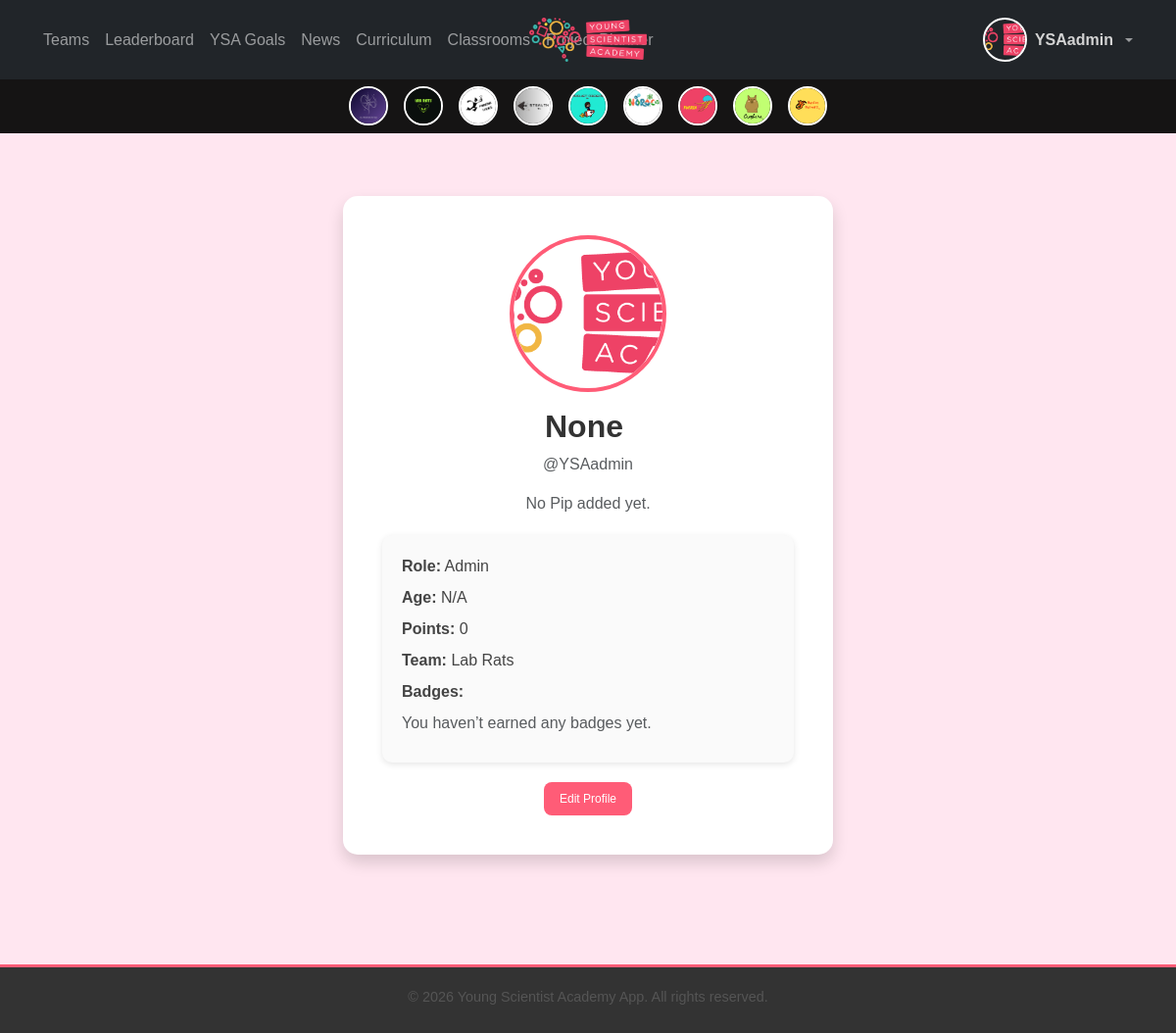
/users/profile/ (signed in), run on the app's committed database.
### users/models.py (models this page shows, shortened)
class CustomUser(AbstractUser):
    team = models.ForeignKey(
        'teams.Team', on_delete=models.SET_NULL, null=True, blank=True, related_name="users_team"
    )
    team_join_deadline = models.DateField(null=True, blank=True)
    ROLE_CHOICES = [
        ('admin', 'Admin'),
        ('teacher', 'Teacher'),
        ('student', 'Student'),
    ]
    LEVEL_CHOICES = [
        ('explorer', 'Explorer'),
        ('ambassador', 'Ambassador'),
    ]
    role = models.CharField(max_length=20, choices=ROLE_CHOICES)
    level = models.CharField(max_length=20, choices=LEVEL_CHOICES, blank=True, null=True)  # only for students
    is_approved = models.BooleanField(default=False)
    profile_completed = models.BooleanField(default=False)  # new field to track completions
    ysa_way_passed = models.BooleanField(default=False)

class Profile(models.Model):
    user = models.OneToOneField(User, on_delete=models.CASCADE, related_name="profile")
    points = models.PositiveIntegerField(default=0)
    points_transferred = models.PositiveIntegerField(default=0)
    team = models.ForeignKey(Team, null=True, blank=True, on_delete=models.SET_NULL, related_name="team_profile")
    team_joined = models.BooleanField(default=False)
    join_deadline = models.DateField(null=True, blank=True)
    first_name = models.CharField(max_length=50, blank=True, null=True)
    last_name = models.CharField(max_length=50, blank=True, null=True)
    school = models.CharField(max_length=100, blank=True, null=True)
    age = models.PositiveIntegerField(blank=True, null=True)
    profile_completed = models.BooleanField(default=False)
    created_at = models.DateTimeField(auto_now_add=True)
    updated_at = models.DateTimeField(auto_now=True)
    avatar = models.ImageField(upload_to="avatars/", blank=True, null=True)  # Uploaded avatar
    generated_avatar = models.ImageField(upload_to="generated_avatars/", blank=True, null=True)  # SVG avatar
    pip_quote = models.CharField(max_length=150, blank=True, null=True, help_text="A pip for your profile!")
    background_color = models.CharField(
        max_length=20, choices=[(tag.name, tag.value) for tag in pa.BackgroundColor], default="WHITE"
    )
    hair_type = models.CharField(
        max_length=30, choices=[(tag.name, tag.value) for tag in pa.HairType], default="BOB"
    )
    hair_color = models.CharField(
        max_length=20, choices=[(tag.name, tag.value) for tag in pa.HairColor], default="BROWN"
    )
    eye_type = models.CharField(
        max_length=20, choices=[(tag.name, tag.value) for tag in pa.EyeType], default="DEFAULT"
    )
    mouth_type = models.CharField(
        max_length=20, choices=[(tag.name, tag.value) for tag in pa.MouthType], default="SMILE"
    )
    accessory = models.CharField(
        max_length=20, choices=[(tag.name, tag.value) for tag in pa.AccessoryType], default="NONE"
    )
    clothing = models.CharField(
        max_length=30, choices=[(tag.name, tag.value) for tag in pa.ClothingType], default="HOODIE"
    )
    clothing_color = models.CharField(
        max_length=20, choices=[(tag.name, tag.value) for tag in pa.ClothingColor], default="PASTEL_GREEN"
    )
    shirt_text = models.CharField(max_length=20, blank=True, null=True)
    @property
    def short_name(self):
        if self.last_name:
            return f"{self.first_name} {self.last_name[0]}"
        return self.first_name

### teams/models.py (models this page shows, shortened)
class Team(models.Model):
    name = models.CharField(max_length=100, unique=True)
    logo = models.ImageField(upload_to="team_logos/", blank=True, null=True)
    members = models.ManyToManyField(
        settings.AUTH_USER_MODEL, related_name='teams_members', blank=True
    )
    created_at = models.DateTimeField(auto_now_add=True)
    description = models.TextField(blank=True)
    max_members = models.IntegerField(default=15)
    class Meta:
        ordering = ["-created_at"]
        verbose_name = "Team"
        verbose_name_plural = "Teams"
    @property
    def total_points(self):
        return self.team_points_from_teams_app.aggregate(
            total_points=Sum("points_earned")
        )["total_points"] or 0
    def get_logo_url(self):
        if self.logo:
            return self.logo.url
        filename_png = f"{self.name.lower().replace(' ', '_')}.png"
        filename_jpg = f"{self.name.lower().replace(' ', '_')}.jpg"
        if os.path.exists(os.path.join(settings.MEDIA_ROOT, "team_logos", filename_png)):
            return settings.MEDIA_URL + "team_logos/" + filename_png
        if os.path.exists(os.path.join(settings.MEDIA_ROOT, "team_logos", filename_jpg)):
            return settings.MEDIA_URL + "team_logos/" + filename_jpg
        return settings.STATIC_URL + "default_team_logo.png"

### users/views.py (the view, shortened to what this page needs)
# urls.py: path('profile/', views.profile_view, name='profile'),
@login_required
def profile_view(request):
    profile = Profile.objects.get(user=request.user)
    total_points = Points.objects.filter(user=request.user).aggregate(total=Sum("points_earned"))["total"] or 0
    BADGE_STYLES = {
            "🎯 1 Point Club": {"emoji": "🎯", "tier": "bronze"},
            "🔥 2 Point Milestone": {"emoji": "🔥", "tier": "silver"},
            "🏆 5 Point Achiever": {"emoji": "🏆", "tier": "gold"},
        }
    badges_raw = UserBadge.objects.filter(user=request.user).order_by('-awarded_at')
    badges = []
    return render(request, 'profile.html', {
        'profile': profile,
        'points': total_points,
        'badges': badges
        })

### teams/context_processors.py (called while the page is built)
def team_logos(request):
    teams = list(Team.objects.all())  # Convert QuerySet to list
    teams.sort(key=lambda team: team.total_points, reverse=True)  # Sort manually  # ✅ Order by team ranking
    return {'teams': teams}

### users/templates/profile.html (shortened to what this page needs)
{% extends 'core/base.html' %}
{% load static %}
{% block content %}
<div class="profile-container">
    <div class="profile-card">
        <div class="avatar-bubble-wrapper position-relative d-flex flex-column align-items-center mb-3">
            {% if profile.avatar %}
                <img src="{{ profile.avatar.url }}" alt="User Avatar" class="profile-avatar">
            {% elif profile.generated_avatar %}
                <img src="{{ profile.generated_avatar.url }}" alt="Generated Avatar" class="profile-avatar">
            {% else %}
                <img src="{% static 'images/logo.png' %}" alt="Default Avatar" class="profile-avatar">
            {% endif %}
        </div>
        <h2 class="fw-bold text-center d-flex justify-content-center align-items-center gap-2">
            {{ profile.short_name }}
        </h2>
        <p class="text-muted text-center">@{{ user.username }}</p>
        {% if not user.profile.pip_quote %}
            <p class="text-muted text-center">No Pip added yet.</p>
        {% endif %}
        <div class="profile-details">
            <p><strong>Role:</strong> {{ profile.user.get_role_display }}</p>
            <p><strong>Age:</strong> {{ profile.age|default:"N/A" }}</p>
            <p><strong>Points:</strong> {{ points }}</p>
            <p><strong>Team:</strong>
                {% if user.team %}{{ user.team.name }}
                {% else %}<span class="text-danger">No team joined yet.</span>
                {% endif %}
            </p>
            <p><strong>Badges:</strong></p>
            {% if badges %}
                <ul class="badge-list" style="padding-left: 1rem; margin-top: 0.25rem;">
                    {% for badge in badges %}
                        <li class="badge-item badge-{{ badge.tier }}">
                            <span class="badge-emoji">{{ badge.emoji }}</span>
                            <span class="badge-name">{{ badge.name }}</span>
                            <small class="text-muted">(earned {{ badge.awarded_at|date:"M d, Y" }})</small>
                        </li>
                    {% endfor %}
                </ul>
            {% else %}
                <p class="text-muted">You haven’t earned any badges yet.</p>
            {% endif %}
        </div>
        <a href="{% url 'users:edit_profile' %}" class="profile-edit-btn">Edit Profile</a>
    </div>
</div>
{% endblock %}

### core/templates/core/base.html (shortened to what this page needs)
{% load static %}
<!DOCTYPE html>
<html lang="en">
<head>
    <link href="https://cdn.jsdelivr.net/npm/bootstrap@5.3.0/dist/css/bootstrap.min.css" rel="stylesheet">
    <link rel="stylesheet" href="{% static 'css/styles.css' %}">
</head>
<body>
<nav class="navbar navbar-expand-lg navbar-dark bg-dark fixed-top">
    <div class="w-100 d-flex justify-content-between align-items-center px-3">
        <div class="d-flex align-items-center">
        <div class="collapse navbar-collapse" id="navbarNav">
            <ul class="navbar-nav">
            <li class="nav-item">
                <a class="nav-link {% if request.path == '/teams/' %}active{% endif %}" href="{% url 'teams:team_overview' %}">Teams</a>
            </li>
            <li class="nav-item">
                <a class="nav-link {% if request.path == '/leaderboard/' %}active{% endif %}" href="{% url 'leaderboard:student_leaderboard' %}">
                    Leaderboard
                </a>
            </li>
            <li class="nav-item">
                <a class="nav-link {% if request.path == '/programs/' %}active{% endif %}" href="{% url 'programs:goal_list' %}">YSA Goals</a>
            </li>
            <li class="nav-item">
                <a class="nav-link {% if request.path == '/news/' %}active{% endif %}" href="{% url 'news:news' %}">News</a>
            </li>
            <li class="nav-item">
                <a class="nav-link {% if request.path == '/curriculum/' %}active{% endif %}" href="{% url 'curriculum:home' %}">Curriculum</a>
            </li>
            <li class="nav-item">
                <a class="nav-link {% if request.path == '/classrooms/' %}active{% endif %}" href="{% url 'classrooms:dashboard' %}">Classrooms</a>
            </li>
            <li class="nav-item">
                <a class="nav-link {% if request.path == '/project_planner/' %}active{% endif %}" href="{% url 'project_planner:home' %}">Project Planner</a>
            </li>
            </ul>
        </div>
        </div>
    <a class="navbar-brand position-absolute start-50 translate-middle-x" href="{% url 'home' %}">
      <img src="{% static 'images/logo.png' %}" alt="logo" class="logo" style="max-height: 50px;">
    </a>
    {% if user.is_authenticated %}
    <ul class="navbar-nav ms-auto">
      <li class="nav-item dropdown">
        <a class="nav-link dropdown-toggle d-flex align-items-center gap-2" href="#" id="navbarDropdown" role="button" data-bs-toggle="dropdown" aria-expanded="false">
          <img src="{{ nav_profile_pic }}" alt="Avatar" onerror="this.src='/static/images/logo.png';"
               class="rounded-circle" style="width: 45px; height: 45px; object-fit: cover; border: 2px solid white;">
          <span class="fw-bold d-none d-md-inline" style="color: {{ nav_level_color }};">{{ user.username }}</span>
        </a>
      </li>
    </ul>
    {% endif %}
  </div>
</nav>
    {% if teams %}
    <div class="team-logos-nav">
        {% for team in teams %}
            <a href="{% url 'teams:team_detail' team.id %}" class="team-logo-link">
                <img src="{{ team.get_logo_url }}" alt="{{ team.name }}" class="team-logo-small">
            </a>
        {% endfor %}
    </div>
    {% endif %}
    <div class="content-container">
        {% block content %}{% endblock %}
    </div>
    <footer class="text-center mt-5">
        <p>&copy; {% now "Y" %} Young Scientist Academy App. All rights reserved.</p>
    </footer>
</body>
</html>
</body>
</html>

### core/static/css/styles.css (style rules this page uses)
body { background-color: #ffe6f0; font-family: 'Arial', sans-serif; color: #333; }
.team-logos-nav { display: flex; justify-content: center; align-items: center; background: #151414; padding: 8px; position: relative; z-index: 999; margin-top: 80px; }
.navbar { position: fixed; top: 0; left: 0; right: 0; width: 100%; z-index: 1050; background-color: #333333; padding: 10px 20px; display: flex; align-items: center; justify-content: space-between; }
.navbar-brand { font-weight: bold; color: #ffffff; font-size: 1.2rem; margin-right: auto; position: absolute; left: 50%; transform: translateX(-50%); z-index: 1; }
.navbar-collapse { background-color: transparent; padding: 0; box-shadow: none; border: none; }
.team-logo-link { margin: 0 8px; text-decoration: none; }
.team-logo-small { width: 40px; height: 40px; border-radius: 50%; border: 2px solid white; object-fit: cover; transition: transform 0.2s ease-in-out; }
footer { background-color: #333333; color: #ffffff; padding: 15px 0; font-size: 0.9rem; text-align: center; border-top: 3px solid #ff5c77; }
footer p { margin-bottom: 5px; }
.logo { max-width: 120px; height: auto; display: block; margin: 10px auto; }
h1, h2, h3, h4, h5, h6 { color: #333; }
p, li { color: #555; }
footer { padding: 20px 0; border-top: 3px solid #ff5c77; font-size: 0.9rem; text-align: center; color: #ffffff; background-color: #333333; }

### users/templates/profile.html (style rules this page uses)
.profile-container { display: flex; justify-content: center; align-items: center; min-height: 100vh; background-color: #ffe6f0; padding: 40px 20px; }
.profile-card { background: #ffffff; padding: 40px; border-radius: 15px; box-shadow: 0 8px 16px rgba(0, 0, 0, 0.15); text-align: center; max-width: 500px; width: 100%; }
.profile-avatar { width: 160px; height: 160px; border-radius: 50%; border: 4px solid #ff5c77; object-fit: cover; }
.profile-details { text-align: left; background: #fafafa; padding: 20px; border-radius: 10px; margin-top: 20px; box-shadow: 0 2px 6px rgba(0, 0, 0, 0.1); }
.profile-details p { font-size: 16px; font-family: "Gotham Rounded", "Avenir", sans-serif; color: #444; margin-bottom: 8px; }
.profile-edit-btn { background-color: #ff5c77; color: white; padding: 8px 16px; border-radius: 8px; font-size: 12px; font-family: "Gotham Rounded", "Avenir", sans-serif; text-decoration: none; display: inline-block; margin-top: 20px; transition: all 0.3s ease-in-out; }
.position-relative { position: relative; }

### data on the page
CustomUser: username "YSAadmin", team.name "Lab Rats"
Team: shows a picture
Team: shows a picture
Team: shows a picture
Team: shows a picture
Team: shows a picture
Team: shows a picture
Team: shows a picture
Team: shows a picture
Team: shows a picture
Profile: short_name "None", user.role "Admin", age "N/A"

### other printed values
{{ points }} "0"
